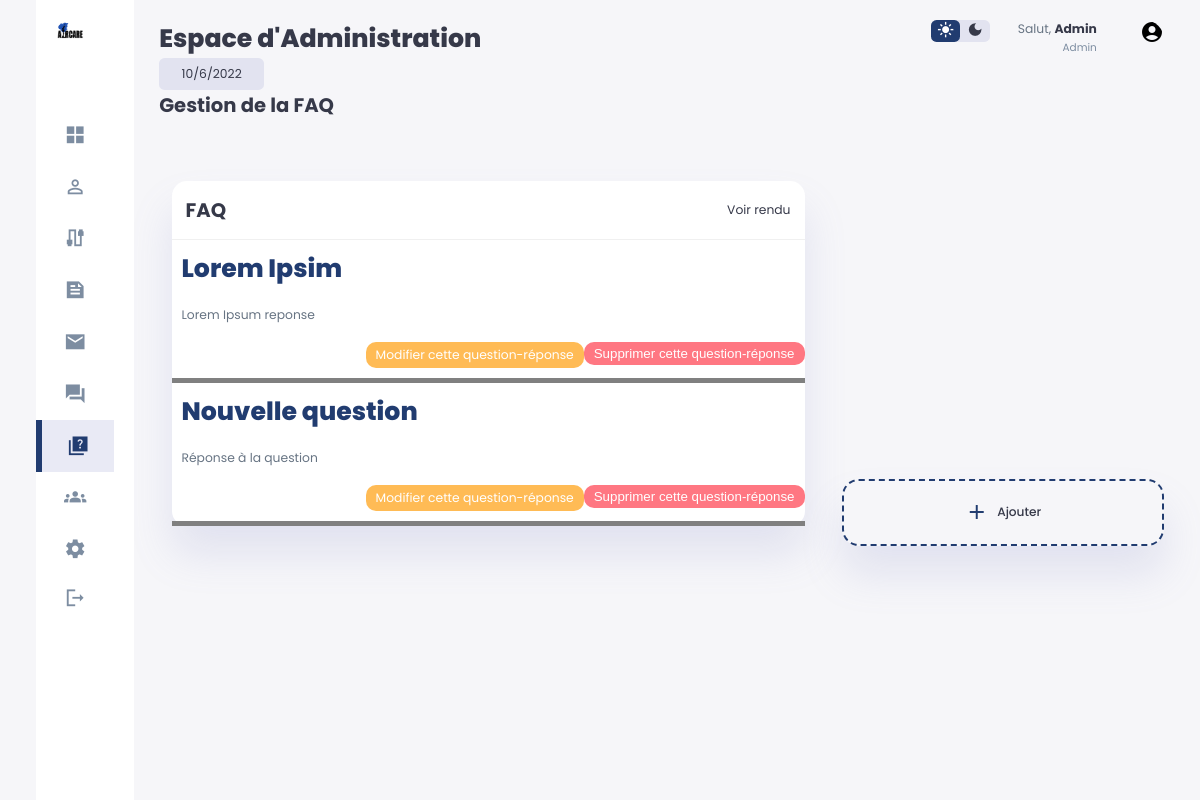
The page /a_FAQ.php (signed in) on the database its author committed.
### tables this page shows
CREATE TABLE IF NOT EXISTS `faq` (
  `id` int NOT NULL AUTO_INCREMENT,
  `question` varchar(255) NOT NULL,
  `answer` varchar(255) NOT NULL,
  PRIMARY KEY (`id`)
);

### a_FAQ.php (the view, shortened to what this page needs)
<?php
require("./config/database.php") ;
?>
<!DOCTYPE html>
<html lang="fr">
<head>
    <link rel="stylesheet" href="admin.css">
</head>
<body>
    <div class="container">
        <aside>
            <div class="top">
                <div class="logo">
                    <a href="index.php"><img src="Assets/images/logo.png" alt="Logo"></a>
                </div>
            </div>
            <div class="sidebar">
                <a href="admin.php">
                    <span class="material-icons-sharp">grid_view</span>
                </a>
                <a href="a_law.php">
                    <span class="material-icons-sharp">person_outline</span>
                </a>
                <a href="a_capteur.php">
                    <span class="material-icons-sharp">cable</span>
                </a>
                <a href="a_news.php">
                    <span class="material-icons-sharp">feed</span>
                </a>
                <a href="a_message.php">
                    <span class="material-icons-sharp">email</span>
                </a>
                <a href="#">
                    <span class="material-icons-sharp">forum</span>
                </a>
                <a href="a_FAQ.php"  class="active" >
                    <span class="material-icons-sharp">quiz</span>
                </a>
                <a href="#">
                    <span class="material-icons-sharp">groups</span>
                </a>
                <a href="change_profile.php">
                    <span class="material-icons-sharp">settings</span>
                </a>
                <a href="authentication/logout_action.php">
                    <span class="material-icons-sharp">logout</span>
                </a>
            </div>
        </aside>
        <main>
            <h1>Espace d'Administration</h1>
            <div class="date">
                <p class="date-p"><?php echo date("j/n/Y");?></p>
            </div>
            <div class="">
                <h2>
                    Gestion de la FAQ
                </h2>
                <div class="recent-grids">
                    <div class="users">
                            <div class="card">
                                <div class="card-header">
                                    <h2>FAQ</h2>
                                    <a href="information.php">Voir rendu</a>
                                </div>
                                <div class="card-body">
                                <?php
                                    $recupFAQ = $database->query('SELECT * FROM faq');
                                    while($faq = $recupFAQ->fetch()){
                                        ?>
                                        <div class="FAQ">
                                            <h1><?= $faq['question']; ?></h1>
                                            <br>
                                            <p><?= $faq['answer']; ?></p>
                                            <br>
                                            <div class="buttonFAQ">
                                                <a class="modifier" href="a_modifierFAQ.php?id=<?= $faq['id']; ?>" >Modifier cette question-réponse</a>
                                                <form enctype="multipart/form-data" method="post" action="a_deleteFAQ.php?id=<?= $faq['id']; ?>">
                                                <button  class="supprimer" id="supprimerFAQ"  onclick="if(confirm('Etes-vous sûr de vouloir supprimer cette question/réponse ?')){}else{return false;}">Supprimer cette question-réponse</button>
                                                </form>
                                            </div>
                                        </div>
                                <?php
                                    }
                                ?>
                                </div>
                            </div>
                        </div>
                </div>
            </div>
        </main>
        <div class="right">
            <div class="top">
                <div class="theme-toggler">
                    <span class="material-icons-sharp active">light_mode</span>
                    <span class="material-icons-sharp">dark_mode</span>
                </div>
                <div class="profile">
                    <div class="info">
                        <p>Salut, <b>Admin</b></p>
                        <small class="text-muted">Admin</small>
                    </div>
                    <div class="profile-photo">
                        <span class="material-icons-sharp">account_circle</span>
                    </div>
                </div>
            </div>
            <div class="news-list" style="margin-top: 30rem;">
                <a href="a_publierFAQ.php">
                    <div class="item add-news">
                        <div>
                            <span class="material-icons-sharp">add</span>
                            <h3>Ajouter</h3>
                        </div>
                    </div>
                </a>
            </div>
        </div>
    </div>
</body>
</html>

### rows shown on the page
faq: question "Lorem Ipsim", answer "Lorem Ipsum reponse"
faq: question "Nouvelle question", answer "Réponse à la question"
